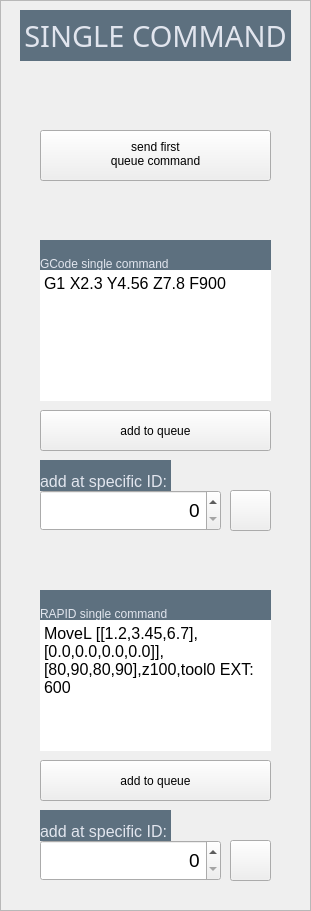
     <widget class="QFrame" name="SGLC_frame">
      <property name="geometry">
       <rect>
        <x>360</x>
        <y>20</y>
        <width>311</width>
        <height>911</height>
       </rect>
      </property>
      <property name="mouseTracking">
       <bool>false</bool>
      </property>
      <property name="styleSheet">
       <string notr="true"/>
      </property>
      <property name="frameShape">
       <enum>QFrame::StyledPanel</enum>
      </property>
      <property name="frameShadow">
       <enum>QFrame::Raised</enum>
      </property>
      <widget class="QLabel" name="SGLC_0_frameLabel">
       <property name="geometry">
        <rect>
         <x>20</x>
         <y>10</y>
         <width>271</width>
         <height>51</height>
        </rect>
       </property>
       <property name="font">
        <font>
         <family>Bahnschrift</family>
         <pointsize>22</pointsize>
        </font>
       </property>
       <property name="styleSheet">
        <string notr="true">border: 0px;
font-size: 22pt;
padding: 0px;
background-color: #5D707F;
color: #E1E5EE;</string>
       </property>
       <property name="text">
        <string>SINGLE COMMAND</string>
       </property>
       <property name="alignment">
        <set>Qt::AlignCenter</set>
       </property>
      </widget>
      <widget class="QLabel" name="SGLC_lbl_gcodeSglComm">
       <property name="geometry">
        <rect>
         <x>40</x>
         <y>240</y>
         <width>231</width>
         <height>31</height>
        </rect>
       </property>
       <property name="styleSheet">
        <string notr="true">border: 0px;
background-color: #5D707F;
color: #E1E5EE;</string>
       </property>
       <property name="text">
        <string>GCode single command</string>
       </property>
       <property name="alignment">
        <set>Qt::AlignBottom|Qt::AlignLeading|Qt::AlignLeft</set>
       </property>
      </widget>
      <widget class="QPushButton" name="SGLC_btt_gcodeSglComm">
       <property name="geometry">
        <rect>
         <x>40</x>
         <y>410</y>
         <width>231</width>
         <height>41</height>
        </rect>
       </property>
       <property name="text">
        <string>add to queue</string>
       </property>
      </widget>
      <widget class="QPushButton" name="SGLC_btt_gcodeSglComm_addByID">
       <property name="geometry">
        <rect>
         <x>230</x>
         <y>490</y>
         <width>41</width>
         <height>41</height>
        </rect>
       </property>
       <property name="autoFillBackground">
        <bool>false</bool>
       </property>
       <property name="styleSheet">
        <string notr="true">image: url(:/images/right.png);</string>
       </property>
       <property name="text">
        <string/>
       </property>
      </widget>
      <widget class="QLabel" name="SGLC_lbl_gcodeSglComm_addByID">
       <property name="geometry">
        <rect>
         <x>40</x>
         <y>460</y>
         <width>131</width>
         <height>31</height>
        </rect>
       </property>
       <property name="styleSheet">
        <string notr="true">border: 0px;
font-size: 12pt;
background-color: #5D707F;
color: #E1E5EE;</string>
       </property>
       <property name="text">
        <string>add at specific ID:</string>
       </property>
       <property name="alignment">
        <set>Qt::AlignBottom|Qt::AlignLeading|Qt::AlignLeft</set>
       </property>
      </widget>
      <widget class="QPushButton" name="SGLC_btt_rapidSglComm_addByID">
       <property name="geometry">
        <rect>
         <x>230</x>
         <y>840</y>
         <width>41</width>
         <height>41</height>
        </rect>
       </property>
       <property name="styleSheet">
        <string notr="true">image: url(:/images/right.png);</string>
       </property>
       <property name="text">
        <string/>
       </property>
      </widget>
      <widget class="QPushButton" name="SGLC_btt_rapidSglComm">
       <property name="geometry">
        <rect>
         <x>40</x>
         <y>760</y>
         <width>231</width>
         <height>41</height>
        </rect>
       </property>
       <property name="text">
        <string>add to queue</string>
       </property>
      </widget>
      <widget class="QLabel" name="SGLC_lbl_rapidSglComm">
       <property name="geometry">
        <rect>
         <x>40</x>
         <y>590</y>
         <width>231</width>
         <height>31</height>
        </rect>
       </property>
       <property name="styleSheet">
        <string notr="true">border: 0px;
background-color: #5D707F;
color: #E1E5EE;</string>
       </property>
       <property name="text">
        <string>RAPID single command</string>
       </property>
       <property name="alignment">
        <set>Qt::AlignBottom|Qt::AlignLeading|Qt::AlignLeft</set>
       </property>
      </widget>
      <widget class="QSpinBox" name="SGLC_num_rapidSglComm_addByID">
       <property name="geometry">
        <rect>
         <x>40</x>
         <y>840</y>
         <width>181</width>
         <height>41</height>
        </rect>
       </property>
       <property name="styleSheet">
        <string notr="true">font-size: 14pt</string>
       </property>
       <property name="alignment">
        <set>Qt::AlignRight|Qt::AlignTrailing|Qt::AlignVCenter</set>
       </property>
       <property name="maximum">
        <number>99999</number>
       </property>
      </widget>
      <widget class="QLabel" name="SGLC_lbl_rapidSglComm_addByID">
       <property name="geometry">
        <rect>
         <x>40</x>
         <y>810</y>
         <width>131</width>
         <height>31</height>
        </rect>
       </property>
       <property name="styleSheet">
        <string notr="true">border: 0px;
font-size: 12pt;
background-color: #5D707F;
color: #E1E5EE;</string>
       </property>
       <property name="text">
        <string>add at specific ID:</string>
       </property>
       <property name="alignment">
        <set>Qt::AlignBottom|Qt::AlignLeading|Qt::AlignLeft</set>
       </property>
      </widget>
      <widget class="QTextEdit" name="SGLC_entry_gcodeSglComm">
       <property name="geometry">
        <rect>
         <x>40</x>
         <y>270</y>
         <width>231</width>
         <height>131</height>
        </rect>
       </property>
       <property name="styleSheet">
        <string notr="true">border: 0px;</string>
       </property>
       <property name="html">
        <string>&lt;!DOCTYPE HTML PUBLIC &quot;-//W3C//DTD HTML 4.0//EN&quot; &quot;http://www.w3.org/TR/REC-html40/strict.dtd&quot;&gt;
&lt;html&gt;&lt;head&gt;&lt;meta name=&quot;qrichtext&quot; content=&quot;1&quot; /&gt;&lt;style type=&quot;text/css&quot;&gt;
p, li { white-space: pre-wrap; }
&lt;/style&gt;&lt;/head&gt;&lt;body style=&quot; font-family:'Bahnschrift'; font-size:12pt; font-weight:400; font-style:normal;&quot;&gt;
&lt;p style=&quot; margin-top:0px; margin-bottom:0px; margin-left:0px; margin-right:0px; -qt-block-indent:0; text-indent:0px;&quot;&gt;G1 X2.3 Y4.56 Z7.8 F900&lt;/p&gt;&lt;/body&gt;&lt;/html&gt;</string>
       </property>
       <property name="acceptRichText">
        <bool>false</bool>
       </property>
      </widget>
      <widget class="QTextEdit" name="SGLC_entry_rapidSglComm">
       <property name="geometry">
        <rect>
         <x>40</x>
         <y>620</y>
         <width>231</width>
         <height>131</height>
        </rect>
       </property>
       <property name="styleSheet">
        <string notr="true">border: 0px;</string>
       </property>
       <property name="html">
        <string>&lt;!DOCTYPE HTML PUBLIC &quot;-//W3C//DTD HTML 4.0//EN&quot; &quot;http://www.w3.org/TR/REC-html40/strict.dtd&quot;&gt;
&lt;html&gt;&lt;head&gt;&lt;meta name=&quot;qrichtext&quot; content=&quot;1&quot; /&gt;&lt;style type=&quot;text/css&quot;&gt;
p, li { white-space: pre-wrap; }
&lt;/style&gt;&lt;/head&gt;&lt;body style=&quot; font-family:'Bahnschrift'; font-size:12pt; font-weight:400; font-style:normal;&quot;&gt;
&lt;p style=&quot; margin-top:0px; margin-bottom:0px; margin-left:0px; margin-right:0px; -qt-block-indent:0; text-indent:0px;&quot;&gt;MoveL [[1.2,3.45,6.7],[0.0,0.0,0.0,0.0]],[80,90,80,90],z100,tool0 EXT:600&lt;/p&gt;&lt;/body&gt;&lt;/html&gt;</string>
       </property>
       <property name="overwriteMode">
        <bool>false</bool>
       </property>
       <property name="acceptRichText">
        <bool>false</bool>
       </property>
      </widget>
      <widget class="QSpinBox" name="SGLC_num_gcodeSglComm_addByID">
       <property name="geometry">
        <rect>
         <x>40</x>
         <y>490</y>
         <width>181</width>
         <height>41</height>
        </rect>
       </property>
       <property name="styleSheet">
        <string notr="true">font-size: 14pt</string>
       </property>
       <property name="alignment">
        <set>Qt::AlignRight|Qt::AlignTrailing|Qt::AlignVCenter</set>
       </property>
       <property name="maximum">
        <number>99999</number>
       </property>
       <property name="displayIntegerBase">
        <number>10</number>
       </property>
      </widget>
      <widget class="QPushButton" name="SGLC_btt_sendFirstQComm">
       <property name="geometry">
        <rect>
         <x>40</x>
         <y>130</y>
         <width>231</width>
         <height>51</height>
        </rect>
       </property>
       <property name="styleSheet">
        <string notr="true">padding-bottom: 3px</string>
       </property>
       <property name="text">
        <string>send first
queue command</string>
       </property>
      </widget>
      <zorder>SGLC_lbl_rapidSglComm_addByID</zorder>
      <zorder>SGLC_lbl_gcodeSglComm_addByID</zorder>
      <zorder>SGLC_lbl_gcodeSglComm</zorder>
      <zorder>SGLC_0_frameLabel</zorder>
      <zorder>SGLC_btt_gcodeSglComm</zorder>
      <zorder>SGLC_btt_gcodeSglComm_addByID</zorder>
      <zorder>SGLC_btt_rapidSglComm_addByID</zorder>
      <zorder>SGLC_btt_rapidSglComm</zorder>
      <zorder>SGLC_lbl_rapidSglComm</zorder>
      <zorder>SGLC_num_rapidSglComm_addByID</zorder>
      <zorder>SGLC_entry_gcodeSglComm</zorder>
      <zorder>SGLC_entry_rapidSglComm</zorder>
      <zorder>SGLC_num_gcodeSglComm_addByID</zorder>
      <zorder>SGLC_btt_sendFirstQComm</zorder>
     </widget>
